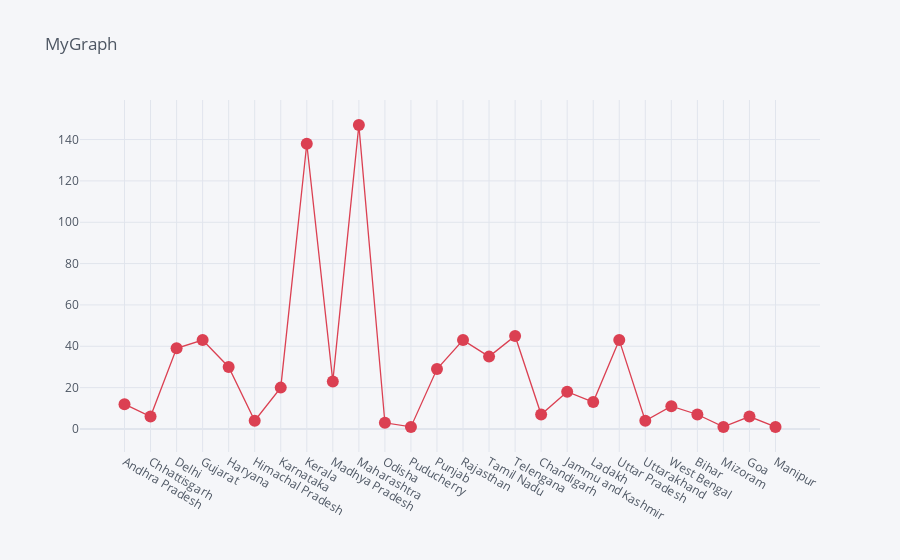
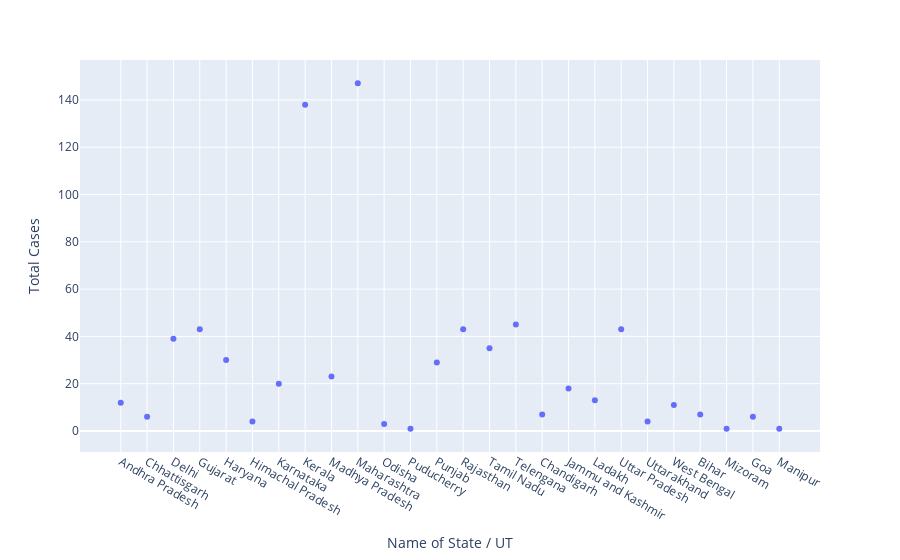

Source (notebook cell) for these figures, in order:
### Code cell
df.iplot(kind='scatter',x = 'Name of State / UT', y = 'Total Cases',mode='markers+lines',title='MyGraph',colors='red')
px.scatter(df,x = 'Name of State / UT', y = 'Total Cases')

### Figure 1 — Plotly figure (JSON) as saved in the notebook; plotly's stock layout.template omitted (floating-point values rounded to 4 significant figures)
{"data": [{"line": {"color": "rgba(219, 64, 82, 1.0)", "dash": "solid", "shape": "linear", "width": 1.3}, "marker": {"size": 12, "symbol": "circle"}, "mode": "markers+lines", "name": "Total Cases", "text": "", "type": "scatter", "x": ["Andhra Pradesh", "Chhattisgarh", "Delhi", "Gujarat", "Haryana", "Himachal Pradesh", "Karnataka", "Kerala", "Madhya Pradesh", "Maharashtra", "Odisha", "Puducherry", "Punjab", "Rajasthan", "Tamil Nadu", "Telengana", "Chandigarh", "Jammu and Kashmir", "Ladakh", "Uttar Pradesh", "Uttarakhand", "West Bengal", "Bihar", "Mizoram", "Goa", "Manipur"], "y": [12, 6, 39, 43, 30, 4, 20, 138, 23, 147, 3, 1, 29, 43, 35, 45, 7, 18, 13, 43, 4, 11, 7, 1, 6, 1]}], "layout": {"legend": {"bgcolor": "#F5F6F9", "font": {"color": "#4D5663"}}, "paper_bgcolor": "#F5F6F9", "plot_bgcolor": "#F5F6F9", "title": {"font": {"color": "#4D5663"}, "text": "MyGraph"}, "xaxis": {"gridcolor": "#E1E5ED", "showgrid": true, "tickfont": {"color": "#4D5663"}, "title": {"font": {"color": "#4D5663"}, "text": ""}, "zerolinecolor": "#E1E5ED"}, "yaxis": {"gridcolor": "#E1E5ED", "showgrid": true, "tickfont": {"color": "#4D5663"}, "title": {"font": {"color": "#4D5663"}, "text": ""}, "zerolinecolor": "#E1E5ED"}}}

### Figure 2 — Plotly figure (JSON) as saved in the notebook; plotly's stock layout.template omitted (floating-point values rounded to 4 significant figures)
{"data": [{"hovertemplate": "Name of State / UT=%{x}<br>Total Cases=%{y}<extra></extra>", "legendgroup": "", "marker": {"color": "#636efa", "symbol": "circle"}, "mode": "markers", "name": "", "showlegend": false, "type": "scatter", "x": ["Andhra Pradesh", "Chhattisgarh", "Delhi", "Gujarat", "Haryana", "Himachal Pradesh", "Karnataka", "Kerala", "Madhya Pradesh", "Maharashtra", "Odisha", "Puducherry", "Punjab", "Rajasthan", "Tamil Nadu", "Telengana", "Chandigarh", "Jammu and Kashmir", "Ladakh", "Uttar Pradesh", "Uttarakhand", "West Bengal", "Bihar", "Mizoram", "Goa", "Manipur"], "xaxis": "x", "y": [12, 6, 39, 43, 30, 4, 20, 138, 23, 147, 3, 1, 29, 43, 35, 45, 7, 18, 13, 43, 4, 11, 7, 1, 6, 1], "yaxis": "y"}], "layout": {"legend": {"tracegroupgap": 0}, "margin": {"t": 60}, "xaxis": {"anchor": "y", "domain": [0, 1], "title": {"text": "Name of State / UT"}}, "yaxis": {"anchor": "x", "domain": [0, 1], "title": {"text": "Total Cases"}}}}
